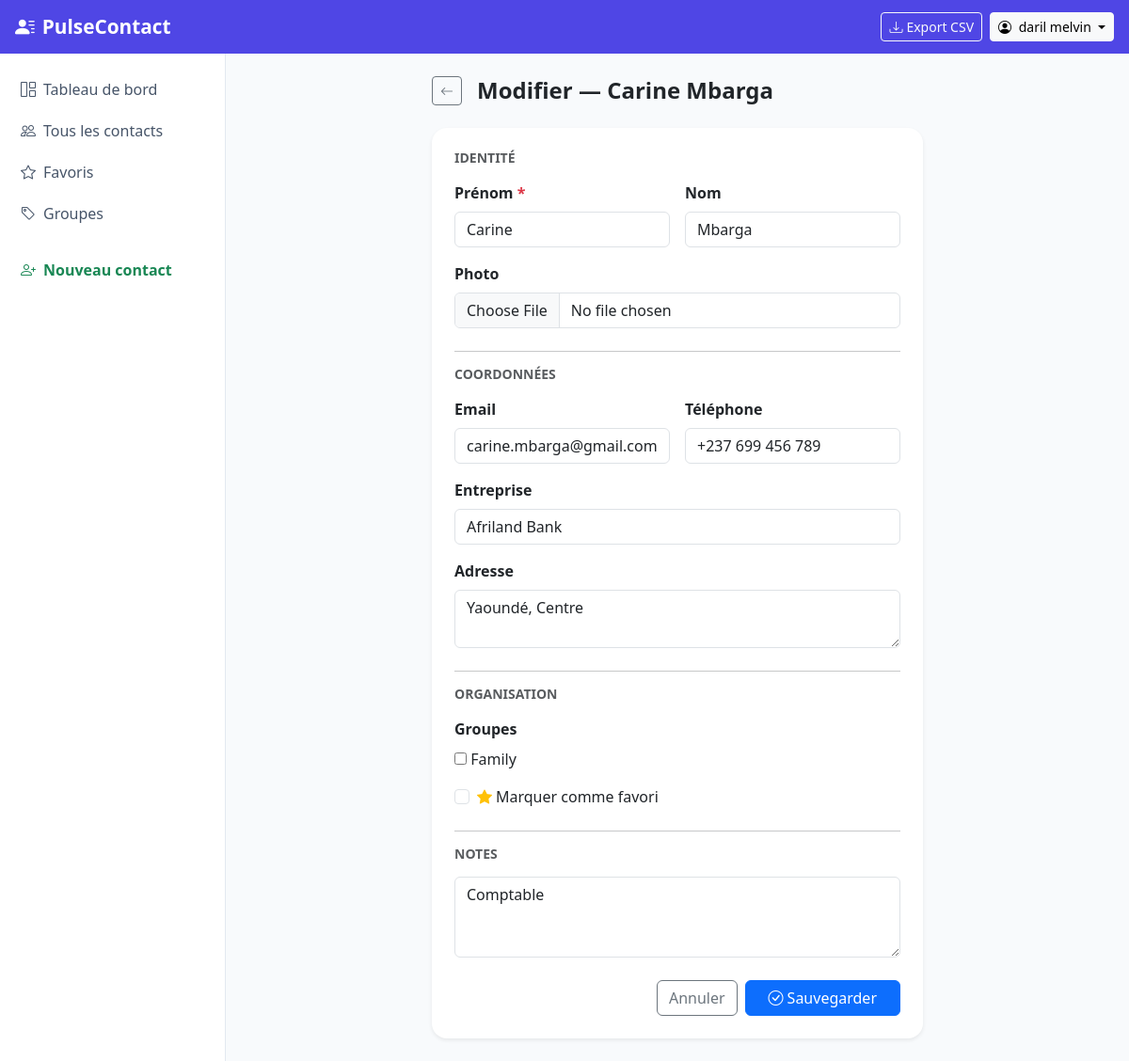
/contacts/5/edit/ (signed in), run on the app's committed database.
### contacts/models.py (models this page shows, shortened)
class Contact(models.Model):
    objects     = ContactManager()          # exclut les supprimés
    all_objects = models.Manager()          # inclut tout
    user    = models.ForeignKey(User, on_delete=models.CASCADE, related_name='contacts')
    groups  = models.ManyToManyField(ContactGroup, blank=True, related_name='contacts', verbose_name="Groupes")
    first_name  = models.CharField(max_length=100, verbose_name="Prénom")
    last_name   = models.CharField(max_length=100, blank=True, verbose_name="Nom")
    photo       = models.ImageField(upload_to='contacts/', blank=True, null=True, verbose_name="Photo")
    email       = models.EmailField(blank=True, verbose_name="Email")
    phone       = models.CharField(max_length=30, blank=True, verbose_name="Téléphone")
    address     = models.TextField(blank=True, verbose_name="Adresse")
    company     = models.CharField(max_length=150, blank=True, verbose_name="Entreprise")
    notes       = models.TextField(blank=True, verbose_name="Notes")
    is_favorite = models.BooleanField(default=False, verbose_name="Favori")
    is_deleted  = models.BooleanField(default=False)
    deleted_at  = models.DateTimeField(null=True, blank=True)
    created_at  = models.DateTimeField(auto_now_add=True)
    updated_at  = models.DateTimeField(auto_now=True)
    class Meta:
        verbose_name = "Contact"
        verbose_name_plural = "Contacts"
        ordering = ['first_name', 'last_name']
    @property
    def full_name(self):
        return f"{self.first_name} {self.last_name}".strip()

### contacts/views.py (the view)
# urls.py: path('<int:pk>/edit/',    views.contact_update,   name='update'),
@login_required
def contact_update(request, pk):
    contact = get_object_or_404(Contact, pk=pk, user=request.user)
    if request.method == 'POST':
        form = ContactForm(request.POST, request.FILES, instance=contact, user=request.user)
        if form.is_valid():
            form.save()
            messages.success(request, f"Contact « {contact.full_name} » mis à jour.")
            return redirect('contacts:detail', pk=contact.pk)
    else:
        form = ContactForm(instance=contact, user=request.user)
    return render(request, 'contacts/form.html', {
        'form': form,
        'contact': contact,
        'title': f'Modifier — {contact.full_name}',
        'btn_label': 'Sauvegarder',
    })

### contacts/models.py (called while the page is built)
    def __str__(self):
        return self.name

    def get_queryset(self):
        return super().get_queryset().filter(is_deleted=False)

### templates/contacts/form.html (shortened to what this page needs)
{% extends 'base.html' %}
{% block content %}
<div class="row justify-content-center">
  <div class="col-lg-7">
    <div class="d-flex align-items-center gap-3 mb-4">
      <a href="{% url 'contacts:list' %}" class="btn btn-sm btn-outline-secondary">
        <i class="bi bi-arrow-left"></i>
      </a>
      <h4 class="fw-bold mb-0">{{ title }}</h4>
    </div>
    <div class="card border-0 shadow-sm rounded-4">
      <div class="card-body p-4">
        <form method="post" enctype="multipart/form-data" novalidate>
          <h6 class="fw-bold text-muted text-uppercase small mb-3">Identité</h6>
          <div class="row g-3 mb-3">
            <div class="col-6">
              <label class="form-label fw-semibold">{{ form.first_name.label }} <span class="text-danger">*</span></label>
              {{ form.first_name }}
            </div>
            <div class="col-6">
              <label class="form-label fw-semibold">{{ form.last_name.label }}</label>
              {{ form.last_name }}
            </div>
          </div>
          <div class="mb-4">
            <label class="form-label fw-semibold">{{ form.photo.label }}</label>
            {{ form.photo }}
          </div>
          <hr class="my-3">
          <h6 class="fw-bold text-muted text-uppercase small mb-3">Coordonnées</h6>
          <div class="row g-3 mb-3">
            <div class="col-md-6">
              <label class="form-label fw-semibold">{{ form.email.label }}</label>
              {{ form.email }}
            </div>
            <div class="col-md-6">
              <label class="form-label fw-semibold">{{ form.phone.label }}</label>
              {{ form.phone }}
            </div>
          </div>
          <div class="mb-3">
            <label class="form-label fw-semibold">{{ form.company.label }}</label>
            {{ form.company }}
          </div>
          <div class="mb-4">
            <label class="form-label fw-semibold">{{ form.address.label }}</label>
            {{ form.address }}
          </div>
          <hr class="my-3">
          <h6 class="fw-bold text-muted text-uppercase small mb-3">Organisation</h6>
          <div class="mb-3">
            <label class="form-label fw-semibold">Groupes</label>
            <div class="d-flex flex-wrap gap-2">
              {{ form.groups }}
            </div>
          </div>
          <div class="form-check mb-4">
            {{ form.is_favorite }}
            <label class="form-check-label">
              <i class="bi bi-star-fill text-warning me-1"></i>Marquer comme favori
            </label>
          </div>
          <hr class="my-3">
          <h6 class="fw-bold text-muted text-uppercase small mb-3">Notes</h6>
          <div class="mb-4">
            {{ form.notes }}
          </div>
          <div class="d-flex gap-2 justify-content-end">
            <a href="{% url 'contacts:list' %}" class="btn btn-outline-secondary">Annuler</a>
            <button type="submit" class="btn btn-primary px-4">
              <i class="bi bi-check-circle me-1"></i>{{ btn_label }}
            </button>
          </div>
        </form>
      </div>
    </div>
  </div>
</div>
{% endblock %}

### templates/base.html (shortened to what this page needs)
<!DOCTYPE html>
<html lang="fr">
<head>
  <link href="https://cdn.jsdelivr.net/npm/bootstrap@5.3.2/dist/css/bootstrap.min.css" rel="stylesheet">
  <link href="https://cdn.jsdelivr.net/npm/bootstrap-icons@1.11.3/font/bootstrap-icons.css" rel="stylesheet">
</head>
<body>
<nav class="navbar navbar-expand-lg navbar-dark">
  <div class="container-fluid px-3">
    <a class="navbar-brand text-white" href="{% url 'contacts:list' %}">
      <i class="bi bi-person-lines-fill me-2"></i>PulseContact
    </a>
    {% if user.is_authenticated %}
    <div class="ms-auto d-flex align-items-center gap-2">
      <a href="{% url 'contacts:export_csv' %}" class="btn btn-sm btn-outline-light">
        <i class="bi bi-download me-1"></i>Export CSV
      </a>
      <div class="dropdown">
        <button class="btn btn-sm btn-light dropdown-toggle" data-bs-toggle="dropdown">
          <i class="bi bi-person-circle me-1"></i>
          {{ user.get_full_name|default:user.username }}
        </button>
      </div>
    </div>
    {% endif %}
  </div>
</nav>
<div class="d-flex">
  {% if user.is_authenticated %}
  <nav class="sidebar d-none d-lg-block flex-shrink-0">
    <ul class="nav flex-column">
      <li class="nav-item">
        <a href="{% url 'contacts:dashboard' %}"
           class="nav-link {% if request.resolver_match.url_name == 'dashboard' %}active{% endif %}">
          <i class="bi bi-grid-1x2 me-2"></i>Tableau de bord
        </a>
      </li>
      <li class="nav-item">
        <a href="{% url 'contacts:list' %}"
           class="nav-link {% if request.resolver_match.url_name == 'list' %}active{% endif %}">
          <i class="bi bi-people me-2"></i>Tous les contacts
        </a>
      </li>
      <li class="nav-item">
        <a href="{% url 'contacts:list' %}?favorites_only=true"
           class="nav-link">
          <i class="bi bi-star me-2"></i>Favoris
        </a>
      </li>
      <li class="nav-item">
        <a href="{% url 'contacts:groups' %}"
           class="nav-link {% if 'group' in request.resolver_match.url_name %}active{% endif %}">
          <i class="bi bi-tag me-2"></i>Groupes
        </a>
      </li>
      <li class="nav-item mt-3">
        <a href="{% url 'contacts:create' %}" class="nav-link text-success fw-semibold">
          <i class="bi bi-person-plus me-2"></i>Nouveau contact
        </a>
      </li>
    </ul>
  </nav>
  {% endif %}
  <main class="flex-grow-1 p-4">
    {% block content %}{% endblock %}
  </main>
</div>
</body>
</html>

### templates/base.html (style rules this page uses)
:root { --sgc-primary: #4F46E5; --sgc-primary-dark: #3730A3; --sgc-light: #F5F3FF; }
body { background: #F8FAFC; min-height: 100vh; }
.navbar { background: var(--sgc-primary) !important; }
.navbar-brand { font-weight: 700; font-size: 1.3rem; }
.sidebar { width: 240px; min-height: calc(100vh - 56px); background: white; border-right: 1px solid #E2E8F0; padding-top: 1rem; }
.sidebar .nav-link { color: #475569; border-radius: 8px; margin: 2px 8px; padding: 8px 14px; }

### data on the page
Contact: first_name "Carine", last_name "Mbarga", email "carine.mbarga@gmail.com", phone "+237 699 456 789", company "Afriland Bank", address "Yaoundé, Centre", notes "Comptable"

### other printed values
{{ user.get_full_name|default:user.username }} "daril melvin"
{{ title }} "Modifier — Carine Mbarga"
{{ btn_label }} "Sauvegarder"
